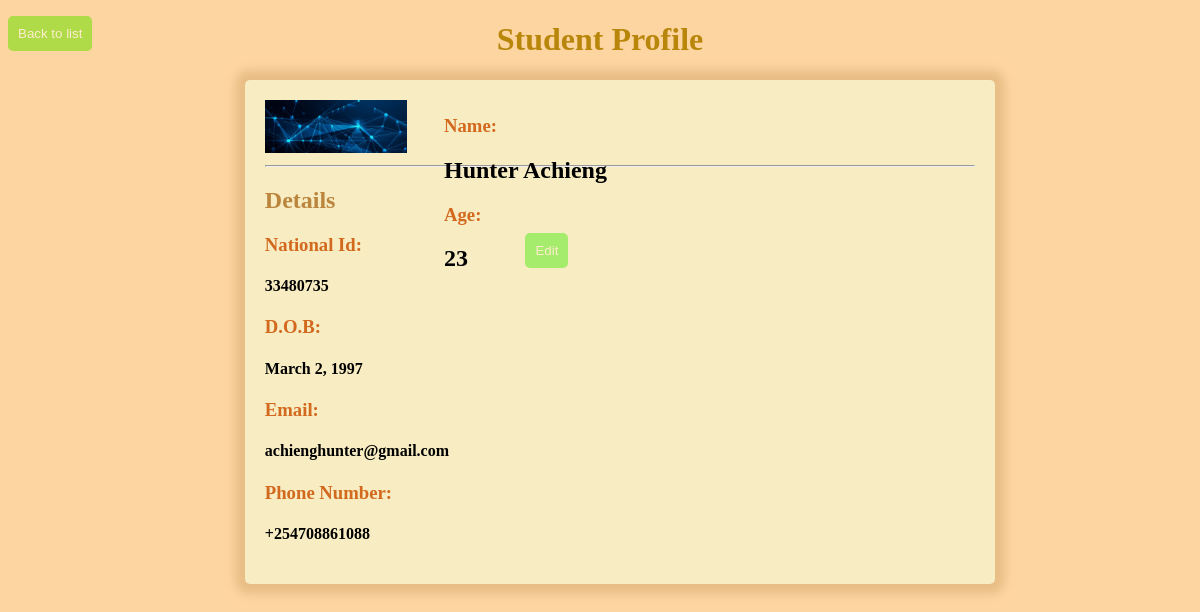
Page /student/profile/1/ on the earlier database version.
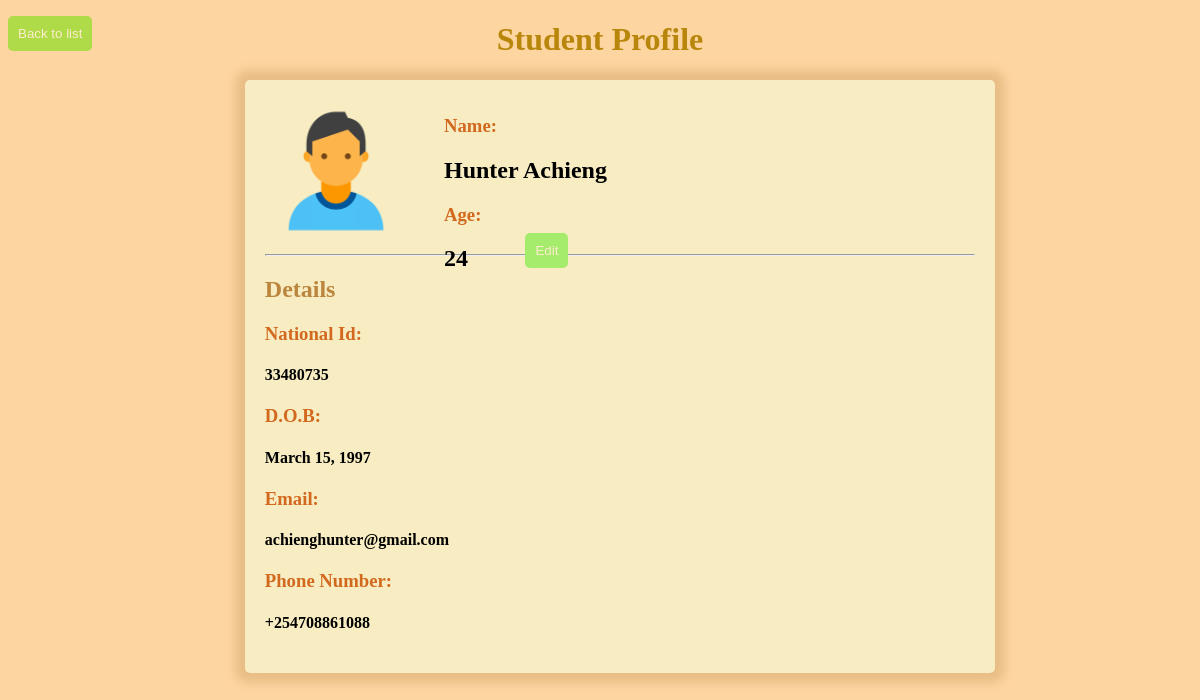
Same page on the later database version.
### student/models.py (models this page shows)
class Student(models.Model):
    first_name = models.CharField(max_length=12)
    last_name = models.CharField(max_length=20)
    gender_choice =((u'F',u'Female'),(u'M',u'Male'),(u'O',u'Others'))
    gender = models.CharField(max_length=10,choices=gender_choice)
    age = models.PositiveSmallIntegerField(default=None)
    date_of_birth = models.DateField(default=None, null=True)
    classes_name = models.CharField(max_length =10, default=None,null=True, blank=True)
    image = models.ImageField(default=None,upload_to= "images/")
    nationality_choice = ((u'K',u'Kenyan'),(u'U',u'Ugandan'),(u'R',u'Rwandan'),(u'S',u'Sudan'),(u'S',u'South Sudan'))
    nationality = models.CharField(max_length=10,choices=nationality_choice,default=None, null=True)
    national_id = models.CharField(max_length=20, default=None, null=True)
    email = models.EmailField(default=None,null=True)
    phone_number = models.CharField(max_length=14, default=None,null=True)
    medical_record = models.FileField(default=None, upload_to="files/", null=True)
    city =models.CharField(max_length=15, default=None, null=True)
    guardian_name = models.CharField(max_length= 20, default=None, null=True)
    guardian_contact = models.CharField(max_length=14, default=None, null=True)
    admission_date = models.DateField(default=None, null=True)
    room_no = models.SmallIntegerField(default=None, null=True, blank=True)

### student/views.py (the view)
# urls.py: path("profile/<int:id>/", student_profile, name="student_profile"),
def student_profile(request,id):
    student = Student.objects.get(id = id)
    return render(request, "student_profile.html", {"student":student})

### student/templates/student_profile.html (shortened to what this page needs)
<!DOCTYPE html>
<html lang="en">
<head>
</head>
<body>
    <h1 style="color: darkgoldenrod; text-align: center;">Student Profile</h1>
    <button id="back"><a href="{%url 'student_list'%}">Back to list</a></button>
    <div class="form">
    {% if student.image%}
                <img id="pic" src= "{{student.image.url}}">
                {% endif %}
                <div class="details">
                    <h3>Name:</h3> <h2>{{student.first_name}} {{student.last_name}}</h2>
                    <h3>Age:</h3> <h2>{{student.age}}</h2>
                    <button id="edit"><a href="{%url 'edit_student' id=student.id %}">Edit</a></button>
                </div>
                <hr>
                <h2 style="color: rgb(187, 133, 62);">Details</h2>
                <h3>National Id: </h3>
                    <h4>{{student.national_id}}</h4>
                <h3>D.O.B: </h3>
                    <h4>{{student.date_of_birth}}</h4>
                <h3>Email: </h3>
                    <h4>{{student.email}}</h4>
                <h3>Phone Number: </h3>
                    <h4>{{student.phone_number}}</h4>
            </div>
</body>
</html>

Differences in the rows shown:
changed Student "Hunter": image: a different picture; age "23" → "24"; date_of_birth "March 2, 1997" → "March 15, 1997"
